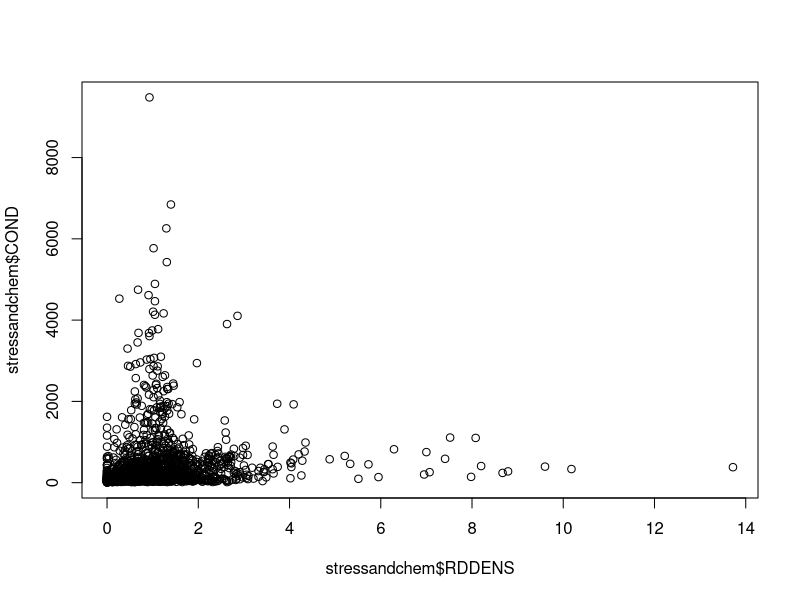
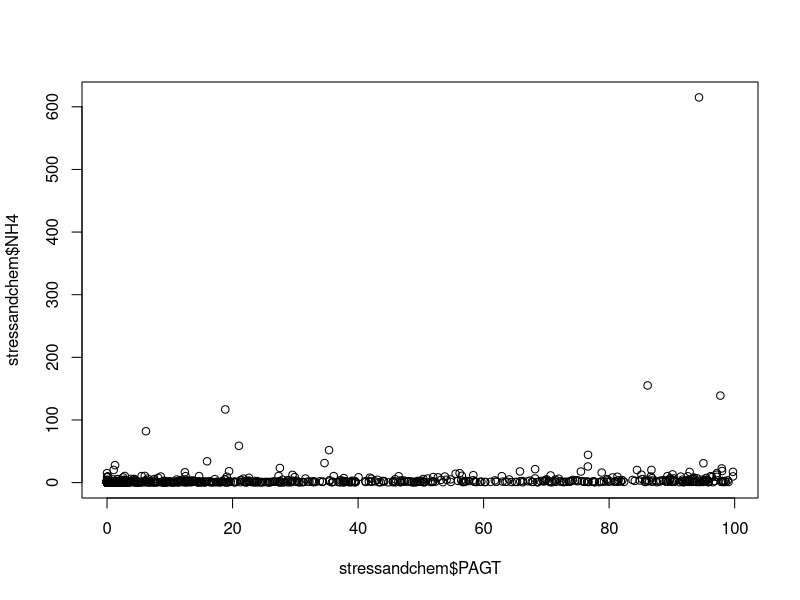
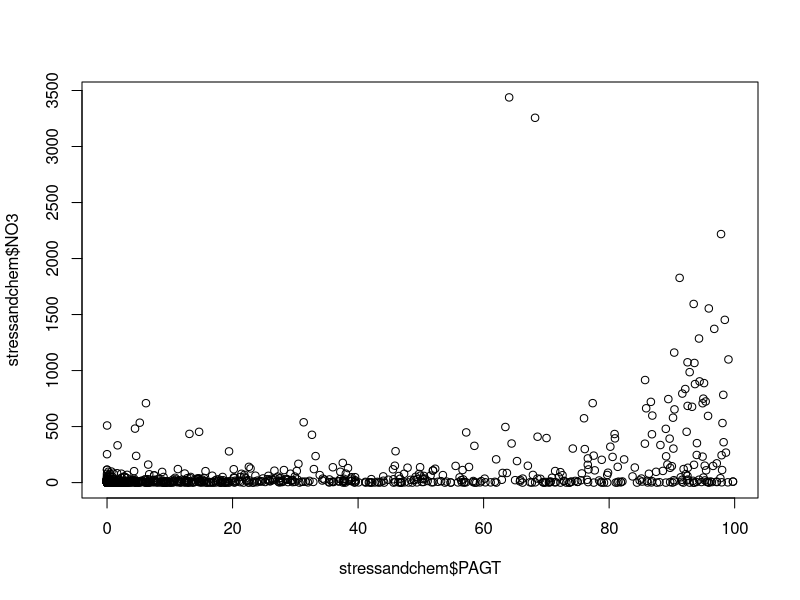
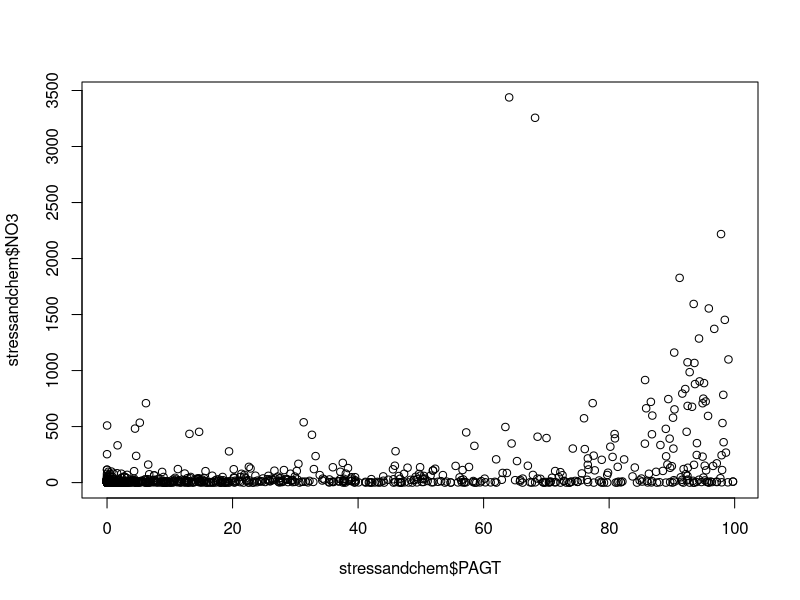
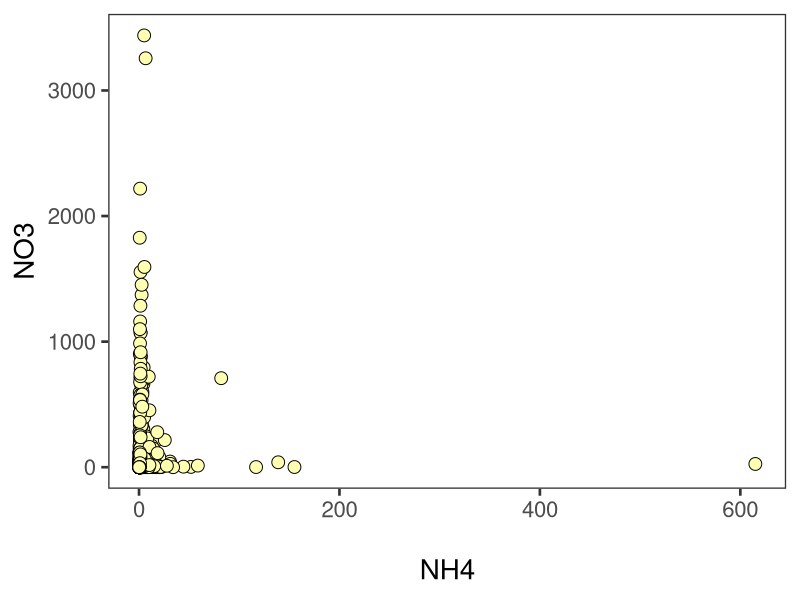
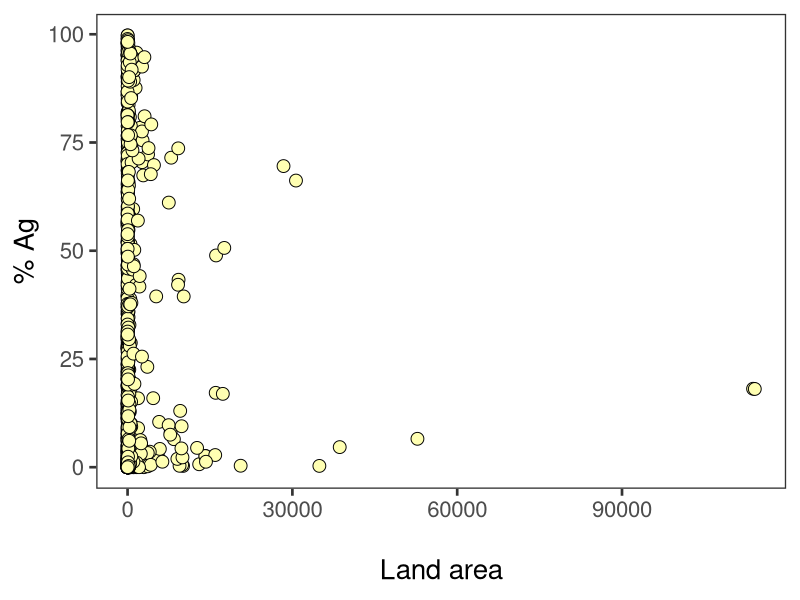
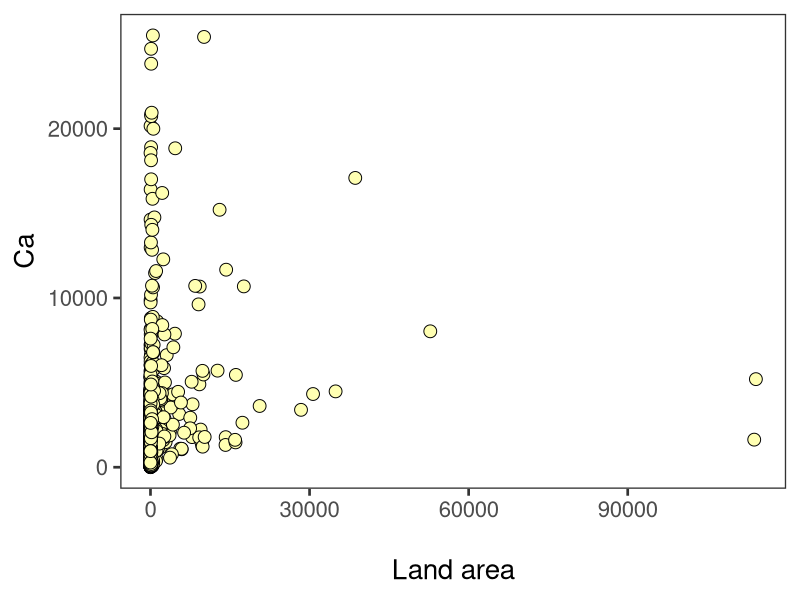
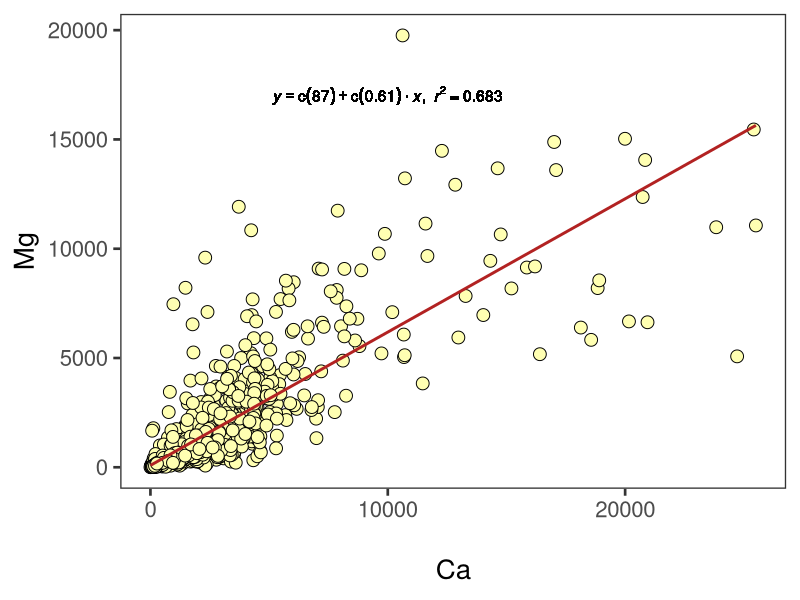

Here is the R script that generated these plots, in order:
#octothorpe
#adding in csv's of useful data
waterchem<-read.csv(file="wsamarch2_2009/waterchemistry.csv")
watershedstress<-read.csv(file="wsamarch2_2009/watershedstressor.csv")
fishcover<-read.csv(file="wsamarch2_2009/fishcover.csv")
streamvelocity<-read.csv(file="wsamarch2_2009/streamvelocity.csv")
wsa.bencnt.genus<-read.csv(file="wsamarch2_2009/wsa_benmet300_ts_final.csv")
stressandchem<- merge(watershedstress,waterchem)
#Troubled merges...
vel.stress.chem<-merge(stressandchem,streamvelocity)
benthicstressandchem<-merge(stressandchem,wsa.bencnt.genus)
velocity.benthic.stress.chem<-merge(benthicstressandchem,streamvelocity)

#Akaike information criterion plots- use this inductive method to tease apart 
#variables and determine which explains the variation the best
#plotting x,y from watershed stress and chem merged dataset
#road miles vs. conductivity
plot(stressandchem$RDDENS,stressandchem$COND)

?plot
plot(stressandchem$PAGT,stressandchem$NH4)
plot(stressandchem$PAGT,stressandchem$NO3)
plot(stressandchem$PAGT,stressandchem$NO3)

#Testing Assumptions
PAGTNH4 <- lm(NH4~PAGT,data=stressandchem)
shapiro.test(resid(PAGTNH4))
#shapiro- higher p-values are significant

PAGTNO3<- lm(NO3~PAGT,data=stressandchem)
shapiro.test(resid(PAGTNO3))


#Testing Assumptions
PAGTNH4 <- lm(NH4~PAGT,data=stressandchem)
shapiro.test(resid(PAGTNH4))

RoadCond<- lm(RDDENS~COND, data=stressandchem)
shapiro.test(resid(RoadCond))


#calls ggplot
library(ggplot2)
#Example graph
pal<-c("#ffffb2")
shape1<-c(21)
Nitrogengraph<-ggplot(stressandchem, aes(NH4,NO3))+
  geom_point(colour="black",size=4,fill=pal,pch=shape1)+
  scale_shape_manual(values=shape1)+    
  scale_fill_manual(values=pal)+
  theme_bw(base_size=20)+
  theme(panel.grid.major = element_blank(), panel.grid.minor = element_blank())+
  guides(fill=guide_legend(title="Depth (cm)"),shape=guide_legend(title="Depth (cm)"))+
  xlab("\nNH4")+
  ylab("NO3")
#Call the graph
Nitrogengraph
#save to PDF
pdf("Nitrogengraph.pdf",height = 6,width = 8)
Nitrogengraph
dev.off()

#Watershed size vs. % ag?
pal<-c("#ffffb2")
shape1<-c(21)
AgbyWSsize<-ggplot(stressandchem, aes(LANDAREA,PAGT))+
  geom_point(colour="black",size=4,fill=pal,pch=shape1)+
  scale_shape_manual(values=shape1)+    
  scale_fill_manual(values=pal)+
  theme_bw(base_size=20)+
  theme(panel.grid.major = element_blank(), panel.grid.minor = element_blank())+
  guides(fill=guide_legend(title="Depth (cm)"),shape=guide_legend(title="Depth (cm)"))+
  xlab("\nLand area")+
  ylab("% Ag")

#Call graph
AgbyWSsize

#Watershed size vs. Ca?

pal<-c("#ffffb2")
shape1<-c(21)
CabyWSsize<-ggplot(stressandchem, aes(LANDAREA,CA))+
  geom_point(colour="black",size=4,fill=pal,pch=shape1)+
  scale_shape_manual(values=shape1)+    
  scale_fill_manual(values=pal)+
  theme_bw(base_size=20)+
  theme(panel.grid.major = element_blank(), panel.grid.minor = element_blank())+
  guides(fill=guide_legend(title="Depth (cm)"),shape=guide_legend(title="Depth (cm)"))+
  xlab("\nLand area")+
  ylab("Ca")

#Call graph
CabyWSsize

#Function to pull regression text out
lm_eqn<-function(df){
  m<-lm(y~x,df)
  eq<-substitute(italic(y) == a + b %.% italic(x)*","~~italic(r)^2~"="~r2,
                 list(a = format(coef(m)[1], digits = 2),
                      b = format(coef(m)[2], digits = 2),
                      r2 = format(summary(m)$r.squared,digits=3)))
  as.character(as.expression(eq))
}

#Ca vs. Mg?
library(ggplot2)
df<-stressandchem[,c("CA","MG")]
names(df)<-c("x","y")
pal<-c("#ffffb2")
shape1<-c(21)
CaMg<-ggplot(stressandchem, aes(CA,MG))+
  geom_point(colour="black",size=4,fill=pal,pch=shape1)+
  scale_shape_manual(values=shape1)+    
  scale_fill_manual(values=pal)+
  theme_bw(base_size=20)+
  theme(panel.grid.major = element_blank(), panel.grid.minor = element_blank())+
  guides(fill=guide_legend(title="Depth (cm)"),shape=guide_legend(title="Depth (cm)"))+
  geom_text(x=10000,y=17000,label=lm_eqn(df),parse=TRUE)+
  geom_smooth(method=lm,col="firebrick",se=FALSE)+
  xlab("\nCa")+
  ylab("Mg")

#Call graph
CaMg

#save to PDF
pdf("CaMg.pdf",height=6,width=8)
CaMg
dev.off()


#Now that we have imported a merged file with stream velocity, watershed stress, watershed chem, macroinvertebrate diversity and fish cover, we can look at instantaneous discharge and various ion concentrations. We can then look at those values compared to macroinvertebrate diversity data. 

















































































#Road Density vs. Turbidity 
library(ggplot2)
lm_eqn<-function(df){
  m<-lm(y~x,df)
  eq<-substitute(italic(y) == a + b %.% italic(x)*","~~italic(r)^2~"="~r2,
                 list(a = format(coef(m)[1], digits = 2),
                      b = format(coef(m)[2], digits = 2),
                      r2 = format(summary(m)$r.squared,digits=3)))
  as.character(as.expression(eq))
}
df<-stressandchem[,c("RDDENS","TURB")]
names(df)<-c("x","y")
pal<-c("#ffffb2")
shape1<-c(21)
ROADSTURB<-ggplot(stressandchem, aes(RDDENS,TURB))+
  geom_point(colour="black",size=4,fill=pal,pch=shape1)+
  scale_shape_manual(values=shape1)+    
  scale_fill_manual(values=pal)+
  theme_bw(base_size=20)+
  theme(panel.grid.major = element_blank(), panel.grid.minor = element_blank())+
  guides(fill=guide_legend(title="Depth (cm)"),shape=guide_legend(title="Depth (cm)"))+
  geom_text(x=5,y=4000,label=lm_eqn(df),parse=TRUE)+
  geom_smooth(method=lm,col="firebrick",se=FALSE)+
  xlab("Road Density")+
  ylab("Turbidity")

#Call graph
ROADSTURB

#save to PDF
pdf("ROADSTURB.pdf",height=6,width=8)
ROADSTURB
dev.off()

#Since the linear regression doesn't fit, try a Poisson- this code still needs work
modelP<-glm(RDDENS ~ TURB, data=stressandchem, poisson)
summary(modelP)


df<-stressandchem[,c("RDDENS","TURB")]
names(df)<-c("x","y")
pal<-c("#ffffb2")
shape1<-c(21)
ROADSTURB<-ggplot(stressandchem, aes(RDDENS,TURB))+
  geom_point(colour="black",size=4,fill=pal,pch=shape1)+
  scale_shape_manual(values=shape1)+    
  scale_fill_manual(values=pal)+
  theme_bw(base_size=20)+
  theme(panel.grid.major = element_blank(), panel.grid.minor = element_blank())+
  guides(fill=guide_legend(title="Depth (cm)"),shape=guide_legend(title="Depth (cm)"))+
  geom_text(x=5,y=4000,label=lm_eqn(df),parse=TRUE)+
  geom_smooth(method=lm,col="firebrick",se=FALSE)+
  xlab("Road Density")+
  ylab("Turbidity")


#to assess percent urban area in watershed to conductivity
df<-stressandchem[,c("PURB","COND")]
names(df)<-c("x","y")
pal<-c("#ffffb2")
shape1<-c(21)
URBANCOND<-ggplot(stressandchem, aes(PURB,COND))+
  geom_point(colour="black",size=4,fill=pal,pch=shape1)+
  scale_shape_manual(values=shape1)+    
  scale_fill_manual(values=pal)+
  theme_bw(base_size=20)+
  theme(panel.grid.major = element_blank(), panel.grid.minor = element_blank())+
  guides(fill=guide_legend(title="Depth (cm)"),shape=guide_legend(title="Depth (cm)"))+
  geom_text(x=5,y=4000,label=lm_eqn(df),parse=TRUE)+
  geom_smooth(method=lm,col="firebrick",se=FALSE)+
  xlab("% Urban")+
  ylab("Conductivity")

URBANCOND


#to assess percent urban area in watershed to nitrate
df<-stressandchem[,c("PURB","NO3")]
names(df)<-c("x","y")
pal<-c("#ffffb2")
shape1<-c(21)
URBANNO3<-ggplot(stressandchem, aes(PURB,COND))+
  geom_point(colour="black",size=4,fill=pal,pch=shape1)+
  scale_shape_manual(values=shape1)+    
  scale_fill_manual(values=pal)+
  theme_bw(base_size=20)+
  theme(panel.grid.major = element_blank(), panel.grid.minor = element_blank())+
  guides(fill=guide_legend(title="Depth (cm)"),shape=guide_legend(title="Depth (cm)"))+
  geom_text(x=5,y=4000,label=lm_eqn(df),parse=TRUE)+
  geom_smooth(method=lm,col="firebrick",se=FALSE)+
  xlab("% Urban")+
  ylab("Nitrate")

URBANNO3

#Analysis to run: DO vs % urban, ag, temp, ions that influence DO?, macro diversity, EPT abundance




